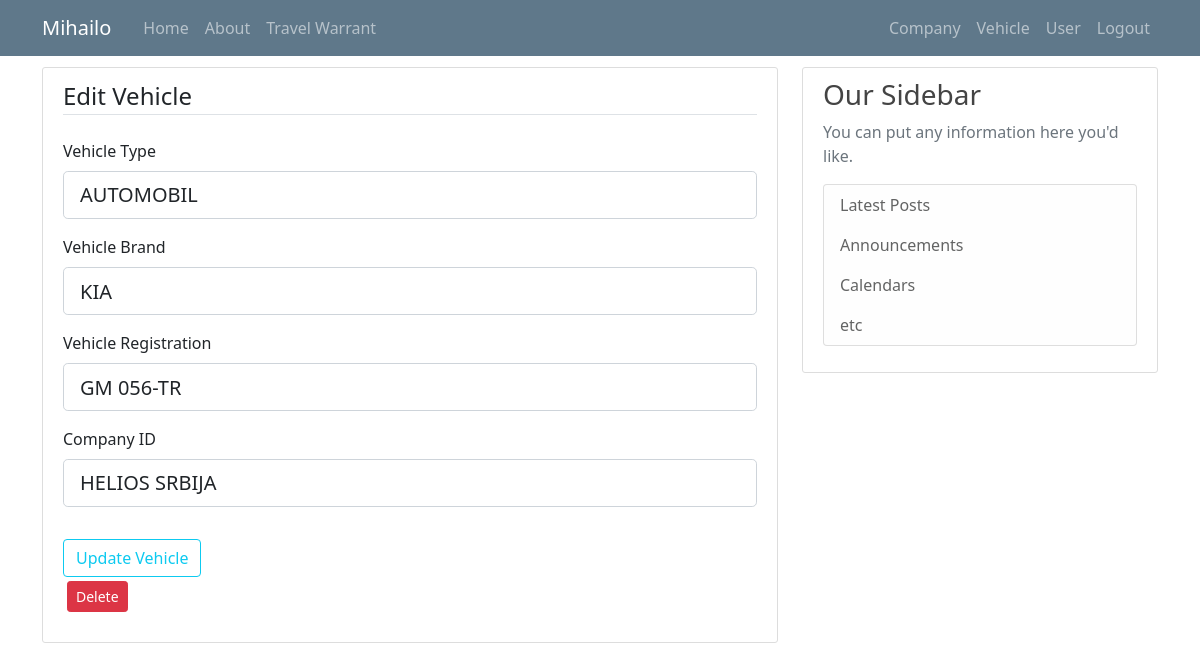
Page /vehicle/3 (signed in) on the earlier database version.
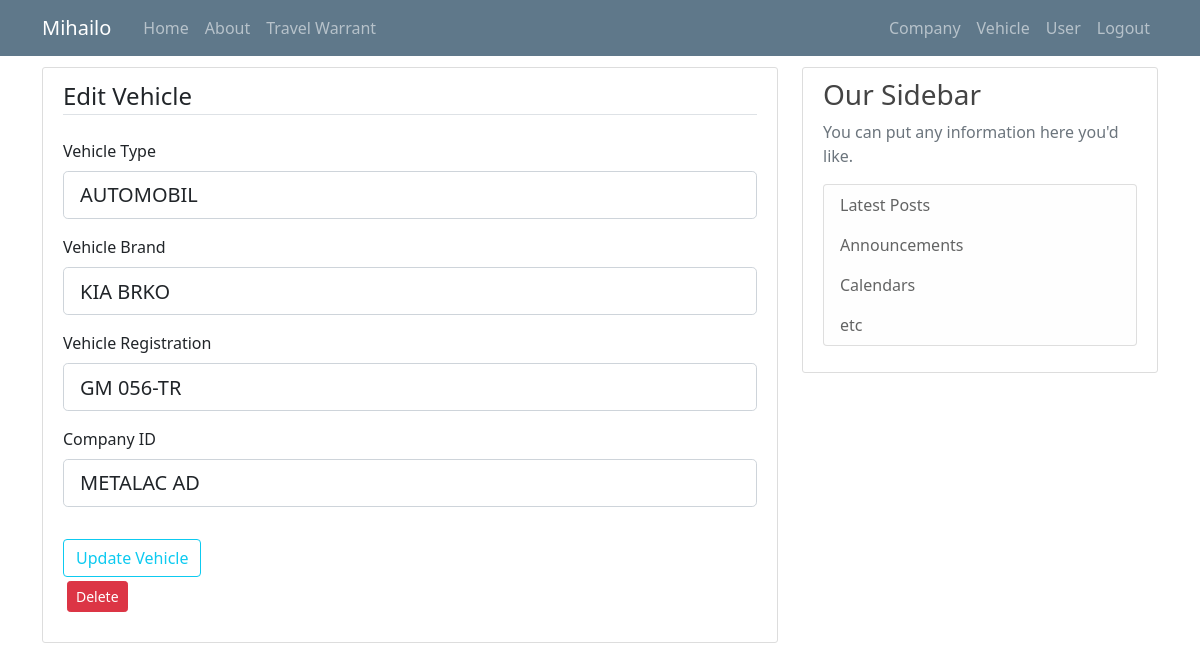
Same page on the later database version.
### putninalozi/models.py (models this page shows, shortened)
class Vehicle(db.Model):
    id = db.Column(db.Integer, primary_key=True)
    vehicle_type = db.Column(db.String(10), nullable = False)
    vehicle_brand = db.Column(db.String(10), nullable = False)
    vehicle_registration = db.Column(db.String(12), nullable = False)
    company_id = db.Column(db.Integer, db.ForeignKey('company.id'), nullable=False)

### putninalozi/vehicles/routes.py (the view)
@vehicles.route("/vehicle/<int:vehicle_id>", methods=['GET', 'POST'])
def vehicle_profile(vehicle_id): #ovo je funkcija za editovanje vozila
    vehicle = Vehicle.query.get_or_404(vehicle_id)
    if not current_user.is_authenticated:
        flash('You have to be logged in to access this page', 'danger')
        return redirect(url_for('users.login'))
    elif current_user.authorization != 's_admin' and current_user.authorization != 'c_admin':
        abort(403)
    elif current_user.authorization == 'c_admin':
        if current_user.user_company.id != vehicle.vehicle_company.id:
            abort(403)
    print(Company.query.filter_by(id=vehicle.company_id).first().id)
    form = UpdateVehicleForm()
    if form.validate_on_submit():
        vehicle.vehicle_type = form.vehicle_type.data.upper()
        vehicle.vehicle_brand = form.vehicle_brand.data.upper()
        vehicle.vehicle_registration = form.vehicle_registration.data.upper()
        if current_user.authorization == 'c_admin':
            vehicle.company_id=int(current_user.company_id)
        elif current_user.authorization == 's_admin':
            vehicle.company_id = form.company_id.data
        db.session.commit()
        flash('Vehicle profile was updated', 'success')
        return redirect(url_for('vehicles.vehicle_list')) #vidi da li je bolje na neko drugo mesto da ga prebaci
    elif request.method == 'GET':
        form.vehicle_type.data = vehicle.vehicle_type
        form.vehicle_brand.data = vehicle.vehicle_brand
        form.vehicle_registration.data = vehicle.vehicle_registration
        form.company_id.choices = [(c.id, c.companyname) for c in db.session.query(Company.id,Company.companyname).order_by('companyname').all()]
        form.company_id.data = str(vehicle.company_id)
    return render_template('vehicle.html', title="Edit Vehicle", vehicle=vehicle, form=form, legend='Edit Vehicle')

### putninalozi/vehicles/forms.py (shortened to what this page needs)
class UpdateVehicleForm(FlaskForm):
    vehicle_type = SelectField('Vehicle Type', validators=[DataRequired()], choices=[('atmbl', 'AUTOMOBIL'),('kmb', 'KOMBI'),('kmn', 'KAMION')])
    vehicle_brand = StringField('Vehicle Brand', validators=[DataRequired(), Length(min=2, max=20)])
    vehicle_registration = StringField('Vehicle Registration', validators=[DataRequired(), Length(min=9, max=12)]) # GM 047-DD
    company_id = SelectField('Company ID', validators=[DataRequired()], choices=[(c.id, c.companyname) for c in db.session.query(Company.id,Company.companyname).order_by('companyname').all()])
    submit = SubmitField('Update Vehicle')

### putninalozi/models.py (called while the page is built)
@login_manager.user_loader
def load_user(user_id):
    return User.query.get(int(user_id))

### putninalozi/templates/vehicle.html (shortened to what this page needs)
{% extends "layout.html" %}
{% block content %}
<div class="content-section">
    <form method="POST" action="">
        <fieldset class="form-group">
            <legend class="border-bottom mb-4">{{ legend }}</legend>
            <div class="form-group">
                {{ form.vehicle_type.label(class="form-control-label") }}
                {% if form.vehicle_type.errors %}
                    {{ form.vehicle_type(class="form-control form-control-lg is-invalid") }}
                    <div class="invalid-feedback">
                        {% for error in form.vehicle_type.errors %}
                            <span>{{ error }}</span>
                        {% endfor %}
                    </div>
                {% else %}
                    {{ form.vehicle_type(class="form-control form-control-lg") }}
                {% endif %}
            </div>
            <div class="form-group">
                {{ form.vehicle_brand.label(class="form-control-label") }}
                {% if form.vehicle_brand.errors %}
                    {{ form.vehicle_brand(class="form-control form-control-lg is-invalid") }}
                    <div class="invalid-feedback">
                        {% for error in form.vehicle_brand.errors %}
                            <span>{{ error }}</span>
                        {% endfor %}
                    </div>
                {% else %}
                    {{ form.vehicle_brand(class="form-control form-control-lg") }}
                {% endif %}
            </div>
            <div class="form-group">
                {{ form.vehicle_registration.label(class="form-control-label") }}
                {% if form.vehicle_registration.errors %}
                    {{ form.vehicle_registration(class="form-control form-control-lg is-invalid") }}
                    <div class="invalid-feedback">
                        {% for error in form.vehicle_registration.errors %}
                            <span>{{ error }}</span>
                        {% endfor %}
                    </div>
                {% else %}
                    {{ form.vehicle_registration(class="form-control form-control-lg") }}
                {% endif %}
            </div>
            {% if current_user.authorization == 's_admin'%}
              <div class="form-group">
                  {{ form.company_id.label(class="form-control-label") }}
                  {% if form.company_id.errors %}
                      {{ form.company_id(class="form-control form-control-lg is-invalid") }}
                      <div class="invalid-feedback">
                          {% for error in form.company_id.errors %}
                              <span>{{ error }}</span>
                          {% endfor %}
                      </div>
                  {% else %}
                      {{ form.company_id(class="form-control form-control-lg") }}
                  {% endif %}
              </div>
            {% else %}
              {{ form.company_id(class="sr-only form-control form-control-lg") }}
            {% endif %}
        </fieldset>
        <div class="form-group">
          {{ form.submit(class="btn btn-outline-info") }}
          {% if current_user.authorization == 's_admin' or current_user.authorization == 'c_admin' %}
            <div>
              <button type="button" class="btn btn-danger btn-sm m-1" data-toggle="modal" data-target="#DeleteModal">Delete</button>
            </div>
          {% endif %}
        </div>
  </form>
</div>
{% endblock content%}

Differences in the rows shown:
changed Vehicle "AUTOMOBIL": vehicle_brand "KIA" → "KIA BRKO"; company_id "HELIOS SRBIJA" → "METALAC AD"
